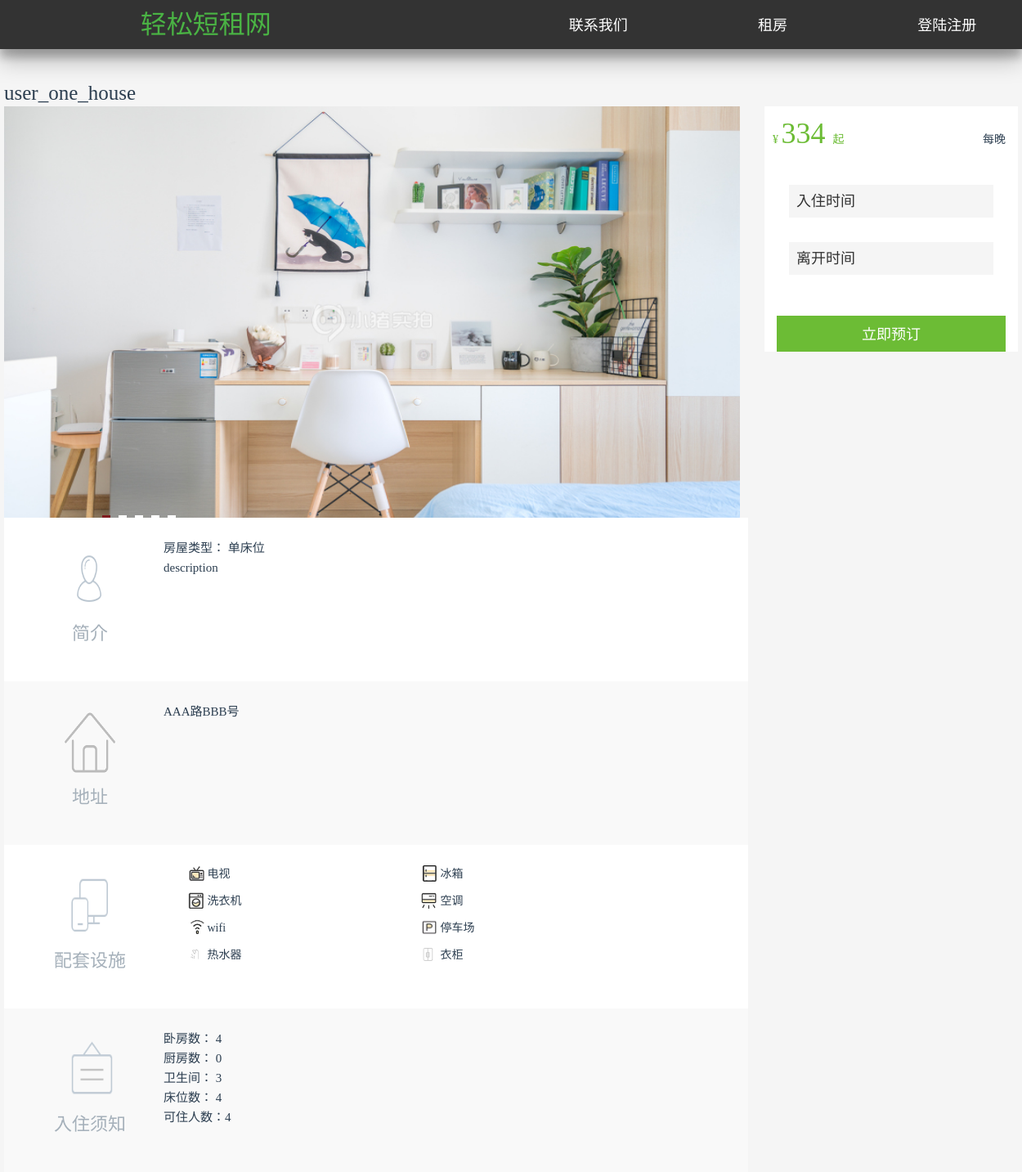
/housedes/1/, run on the app's committed database.
### Renting/models.py (models this page shows, shortened)
class House(db.Model):
    id = db.Column(db.Integer, primary_key=True, autoincrement=True)  # ID 房屋唯一的标识
    house_name = db.Column(db.String(25))  # 房屋名  唯一   最大25个字符
    house_type = db.Column(db.Integer)  # 房屋类型，0表示整租，1表示单间 ，2表示床位
    area = db.Column(db.Integer)  # 房屋面积
    people = db.Column(db.Integer)  # 可住人数
    bedroom = db.Column(db.Integer)  # 卧房数
    toilet = db.Column(db.Integer)  # 卫生间数
    kitchen = db.Column(db.Integer)  # 是否有厨房
    bed = db.Column(db.Integer)  # 床位数
    bed_type = db.Column(db.Integer)  # 床型 0表示单人床  1表示双人床
    price = db.Column(db.Integer)  # 租一天的价格
    description = db.Column(db.String(200))  # 房屋描述
    facility = db.Column(db.String(10))  # 房屋设施，0表示无，1表示有
    province = db.Column(db.String(10))  # 省
    city = db.Column(db.String(10))  # 市
    district = db.Column(db.String(10))  # 地区
    address = db.Column(db.String(100))  # 具体地址
    username = db.Column(db.String(10), db.ForeignKey('user.username'))  # 房屋主人的名字，外键
    status = db.Column(db.Integer)  # 房屋状态，0表示未审核，1表示通过,2表示未通过
    url_one = db.Column(db.String(100))  # 房屋图片
    url_two = db.Column(db.String(100))  # 房屋图片
    url_three = db.Column(db.String(100))  # 房屋图片
    url_four = db.Column(db.String(100))  # 房屋图片
    url_five = db.Column(db.String(100))  # 房屋图片

### Renting/views.py (the view)
@app.route('/housedes/<int:house_id>/')
def house_des(house_id):
    house = House.query.filter_by(id=house_id).first()
    msg = ''
    for m in get_flashed_messages(with_categories=False, category_filter=['message']):
        msg = msg + m
    return render_template('housedescription.html', house=house, msg=msg)

### Renting/templates/housedescription.html (shortened to what this page needs)
<!DOCTYPE html>
<html>
	<head>
		<link type="text/css" rel="stylesheet" href="https://cdn.bootcss.com/bootstrap/3.3.7/css/bootstrap.min.css"/>
		<link type="text/css" rel="stylesheet" href="/static/css/detail.css"/>
		<link type="text/css" rel="stylesheet" href="/static/css/ceshi.css"/>
		<link type="text/css" rel="stylesheet" href="/static/css/window.css"/>
		<link type="text/css" rel="stylesheet" href="/static/css/date.css"/>
		<link type="text/css" rel="stylesheet" href="/static/css/navigation.css"/>
	</head>
		<body onload="_confirm()">
		<header class="header-navigation" id="header">
		<nav>
			<div class="row">
				<div class="col-md-3">
					<a href="/index/"><font color="#4ab344" style="color: rgb(74, 179, 68);" size="6">轻松短租网</font></a>
				</div>
				<div class="col-md-2 title">
					<a href="/contact/"><font color="#FFFFFF" style="color: rgb(255, 255, 255);" size="4">联系我们</font></a>
				</div>
				<div class="col-md-2 title">
					<a href="/mainpage/" target="_blank"><font color="#FFFFFF" style="color: rgb(255, 255, 255);" size="4">租房</font></a>
				</div>
				<div class="col-md-2 title">
					{% if current_user.is_authenticated %}
					<a href="/profile/{{current_user.id}}">
						<font color="#FFFFFF" style="color: rgb(255, 255, 255);" size="4">
							{{current_user.username}}
						</font>
					</a>
					{% else %}
					<a href="/reglogin/">
						<font color="#FFFFFF" style="color: rgb(255, 255, 255);" size="4">
							登陆注册
						</font>
					</a>
					{% endif %}
				</div>
			</div>
		</nav>
		</header>
		<div class="wrap clear con_bg">
			<div class="con_l">
				<div class="pho_info">
					<h2 style="font-size: 25px;">
						<em>{{ house.house_name }}</em>
					</h2>
				</div>
				<div class="pho_show clear user_unselectable" id="detailImageBox" onselectstart="return false">
					<div class="w100">
						<div id="lunbo" class="pos1">
							<ul id="one">
								<li class="on"><a href="javascript:;">
									{% if house.url_one %}
									<img src="{{house.url_one}}"></a></li>
									{% endif %}
							</ul>
							<ul id="two">
								<li class="on"></li>
								<li></li>
								<li></li>
								<li></li>
								<li></li>
							</ul>
						</div>
					</div>
				</div>
				<div id="introducePart">
					<div class="box_white clear detail_infro_item" hideheight="135" showheight="120">
						<div class="info_l">
							<span class="info_ico1">
								<img src="/static/image/ico1.png" alt="ico1" width="66px" height="80px">
							</span>
							<p>简介</p>
						</div>
						<div class="info_r">
							<div class="intro_item_content" style="height: 150px; overflow: hidden;">
								{% if house.house_type == 0 %}
								<p> 房屋类型： 整租 </p>
								{% elif house.house_type == 1 %}
								<p> 房屋类型： 单间 </p>
								{% else %}
								<p> 房屋类型： 单床位 </p>
								{% endif %}
								<p> {{house.description }}</p>
							</div>
						</div>
					</div>
					<div class="box_gray clear detail_infro_item" hideheight="135" showheight="120">
						<div class="info_l">
							<span class="info_ico2">
								<img src="/static/image/house.png" alt="ico2" width="66px" height="80px">
							</span>
							<p>地址</p>
						</div>
						<div class="info_r">
							<div class="intro_item_content" style="height: 150px; overflow: hidden;">
								<p> {{house.address}} </p>
							</div>
						</div>
					</div>
					<div class="box_white clear detail_infro_item" hideheight="135" showheight="120">
						<div class="info_l">
							<span class="info_ico3">
								<img src="/static/image/ico3.png" alt="ico3" width="66px" height="80px">
							</span>
							<p>配套设施</p>
						</div>
						<div class="info_r">
							<div class="intro_item_content" style="height: 150px; overflow: hidden;">
								<ul class="pt_list clear">
									<li class="s_ico_tv">
										{% if house.facility[0] == '1' %}
										<img src="/static/image/tv.png" alt="tv" width="20px" height="20px">
										{% else %}
										<img src="/static/image/tv1.png" alt="tv" width="20px" height="20px">
										{% endif %}
										电视
									</li>
									<li class="s_ico_icebox">
										{% if house.facility[1] == '1' %}
										<img src="/static/image/icebox.png" alt="icebox" width="20px" height="20px">
										{% else %}
										<img src="/static/image/icebox1.png" alt="icebox" width="20px" height="20px">
										{% endif %}
										冰箱
									</li>
									<li class="s_ico_washer">
										{% if house.facility[2] == '1'%}
										<img src="/static/image/washer.png" alt="washer" width="20px" height="20px">
										{% else %}
										<img src="/static/image/washer1.png" alt="washer" width="20px" height="20px">
										{% endif %}
										洗衣机
									</li>
									<li class="s_ico_aircondition">
										{% if house.facility[3] == '1' %}
										<img src="/static/image/aircondition.png" alt="aircondition" width="20px" height="20px">
										{% else %}
										<img src="/static/image/aircondition1.png" alt="aircondition" width="20px" height="20px">
										{% endif %}
										空调
									</li>
									<li class="s_ico_wirelessnetwork">
										{% if house.facility[4] == '1' %}
										<img src="/static/image/wirelessnetwork.png" alt="wirelessnetwork" width="20px" height="20px">
										{% else %}
										<img src="/static/image/wirelessnetwork1.png" alt="wirelessnetwork" width="20px" height="20px">
										{% endif %}
										wifi
									</li>
									<li class="s_ico_parkingspace">
										{% if house.facility[5] == '1' %}
										<img src="/static/image/parkingspace.png" alt="parkingspace" width="20px" height="20px">
										{% else %}
										<img src="/static/image/parkingspace1.png" alt="parkingspace" width="20px" height="20px">
										{% endif %}
										停车场
									</li>
									<li class="s_ico_shower">
										{% if house.facility[6] == '1' %}
										<img src="/static/image/shower.png" alt="shower" width="20px" height="20px">
										{% else %}
										<img src="/static/image/shower1.png" alt="shower" width="20px" height="20px">
										{% endif %}
										热水器
									</li>
									<li class="s_ico_clothespress">
										{% if house.facility[7] == '1' %}
										<img src="/static/image/clothespress.png" alt="clothespress" width="20px" height="20px">
										{% else %}
										<img src="/static/image/clothespress1.png" alt="clothespress" width="20px" height="20px">
										{% endif %}
										衣柜
									</li>
								</ul>
							</div>
						</div>
					</div>
					<div class="box_gray clear detail_infro_item" hideheight="135" showheight="120">
						<div class="info_l">
							<span class="info_ico4">
								<img src="/static/image/ico4.png" alt="ico4" width="66px" height="80px">
							</span>
							<p>入住须知</p>
						</div>
						<div class="info_r">
							<div class="intro_item_content" style="height: 150px; overflow: hidden;">
								<p>
									卧房数： {{ house.bedroom }}<br/>
									厨房数： {{ house.kitchen }}<br/>
									卫生间： {{ house.toilet }} <br/>
									床位数： {{ house.bedroom }}<br/>
									可住人数：{{ house.people }}<br/>
								</p>
							</div>
						</div>
					</div>
				</div>
			</div>
			<div class="con_r">
				<div class="bg_box" id="floatRightBox" style="position: static;top:56px;left: 640px;z-index: 989;">
					<div class="day_top clear" id="pricePart" style="display: block;">
						<div class="day_l">
							&#165;
							<span> {{ house.price }} </span>
							<em>起</em>
						</div>
						<div class="day_r">每晚</div>
					</div>
					<form id="housedate" method="post">
						<div class="detailBookArea" style="height: 200px;">
							<div class="reserve_box clear" style="height: 200px;">
								<div class="reserve_space" style="height: 100px;">
									<div class="clear" style="height: 40px;padding-top: 20px;text-align: center;"> </div>
										<div style="margin:0 auto; width:250px; height:40px;padding-top:7px;text-align: center;background-color: #f5f5f5;">
											<input class="date" id="datepicker" name="datepicker" type="text"  value="入住时间" onFocus="this.value = '';" onBlur="if (this.value == '') {this.value = 'Check In';}" style="border: 0;background-color: #f5f5f5;font-size: 18px;">
										</div>
										<div style="margin:30px auto 0 auto; width:250px; height:40px;padding-top:7px;text-align: center;background-color: #f5f5f5;">
											<input class="date1" id="datepicker1" name="datepicker1" type="text" value="离开时间" onFocus="this.value = '';" onBlur="if (this.value == '') {this.value = 'Check Out';}" style="border: 0;background-color: #f5f5f5;font-size: 18px;">
										</div>
										<div class="order_btn_container">
											<button id='order_btn' class="button" onclick="form=document.getElementById('housedate');form.action='/makeorder/{{house.id}}/';">立即预订</button>
										</div>
								</div>
							</div>
						</div>
					</form>
				</div>
			</div>
		</div>
	</body>
</html>

### Renting/static/css/detail.css (style rules this page uses)
body { font-size: 20px; line-height: 1.5; font-family: Verdana, Arial, Helvetica, sans-serif; background-color:#f5f5f5; }
.clear:after { content: "\0020"; display: block; clear: both; height: 0; visibility: hidden; }
div { display: block; text-decoration: none; outline:none; }
p { text-decoration: none; }
a { text-decoration: none; color:#06A0E4; cursor: pointer; outline:none; margin:0; padding:0; text-decoration: none; }
ul { list-style: none outside none; margin:0; padding:0; display: block; list-style-type: none; -webkit-margin-before: 1em; -webkit-margin-after: 1em; -webkit-margin-start: 0px; -webkit-margin-end: 0px; -webkit-padding-start: 0px; }
li { display: list-item; text-align: -webkit-match-parent; }
span { margin: 0; padding: 0; }
input { vertical-align: middle; font-size: 100%; outline:none; font-size: 12px; line-height: 1.5; font-family: Verdana, Arial, Helvetica, sans-serif; color:#333; margin: 0; padding: 0; -webkit-rtl-ordering: logical; -webkit-user-select: text; cursor: auto; text-rendering: auto; letter-spacing: normal; word-spacing: normal; text-transform: none; text-indent: 0px; text-shadow: none; text-align: start; -webkit-writing-mode: horizontal-tb; }
.wrap { width:1240px; font-style: normal; font-variant: normal; font-weight: normal; font-stretch: normal; font-size: 14px; line-height: 24px; font-family: 'Microsoft YaHei'; color: #2c3e50; margin: 0 auto; }
.con_l { width: 920px; padding: 0 10px 0 0; float:left; }
.pho_info { height: 25px; padding-top: 100px; }
.pho_show { width:920px; height:533px; overflow:hidden; margin-left: -10px; }
.user_unselectable { -webkit-user-select:none; }
img { margin: 0; padding: 0; vertical-align: middle; border: 0; }
.box_white { padding: 25px 0 25px 60px; background: #fff; }
.info_l { float: left; width: 90px; text-align: center; }
.info_l span { display: inline-block; margin-top: 10px; }
.info_ico1 { width:66px; height: 80px; background-position: 0 -1782px; }
.info_ico2 { background-position: 0 -1782px; width:66px; height: 80px; }
.info_ico3 { background-position: 0 -1845px; width:66px; height: 80px; }
.info_ico4 { background-position: 0 -1909px; width:66px; height: 80px; }
.info_l p { font-size:22px; color:#a5b0ba; padding-top: 15px; }
.info_r { float: left; width: 650px; padding-left: 45px; }
.info_r p { word-wrap:break-word; word-break: break-all; font-size: 15px; }
.box_gray { background: #f9f9f9; padding: 25px 0 25px 60px; }
.pt_list li { float:left; height: 21px; line-height: 21px; padding-left: 30px; width:285px; white-space: nowrap; overflow: hidden; text-overflow: ellipsis; margin-bottom: 12px; }
.con_r { float:right; width: 310px; height: 400px; }
#floatRightBox { padding-top: 10px; }
.bg_box { background: #fff; height: 300px; }
.day_top { height: 46px; padding: 0px 10px; line-height: 46px; }
.day_l { float: left; color:#6cbc35; height: 46px; }
.day_l span { font-size: 36px; }
.day_r { float: right; line-height: 22px; margin-right: 5px; padding-top: 20px; }
.reserve_space { padding: 0px 15px; clear:both; }
.order_btn_container { padding-top: 50px; }
#order_btn { width: 280px; height: 44px; border:none; cursor: pointer; line-height: 44px; text-align: center; background:#6cbc35; color: #fff; font-size: 18px; text-decoration: none; }

### Renting/static/css/ceshi.css (style rules this page uses)
* { box-sizing: border-box; }
body,div,p,h1,h2,h3,h4,h5,h6,ul,ol,dl,dd,a,i,b,em,strong,span,img { padding:0;margin:0; }
body { font-family: "Microsoft Yahei","微软雅黑",verdana,arial; }
a { text-decoration:none; color: #333; }
li { list-style:none; }
em,i { font-style:normal; }
img { vertical-align:top; }
a img { border:none; }
.pos1 { position:relative; }
.w100 { width:100%; }
#lunbo { width:900px; height:530px; margin:30px auto; }
#one { width:900px; height:530px; overflow:hidden; }
#one li { float:left; width:900px; height:530px; display:none; }
#one li img { width:100%; height:100%; }
#one .on { display:block; }
#two .on { border:1px solid #801b1f;background:#801b1f; }
#two { position:absolute; left:110px; bottom:20px; }
#two li { float:left; width:10px; height:10px; border:1px solid #fff; background:#fff; margin-left:10px; text-align:center; }

### Renting/static/css/navigation.css (style rules this page uses)
.header-navigation { position: fixed; top: 0; width: 100%; height: 60px; line-height: 60px; background-color: #333; text-align: center; box-shadow: 0 14px 28px rgba(0,0,0,0.25), 0 10px 10px rgba(0,0,0,0.22); z-index: 10 }

### data on the page
House: house_name "user_one_house", url_one (picture), description "description", address "AAA路BBB号", bedroom "4", kitchen "0", toilet "3", people "4", price "334"
